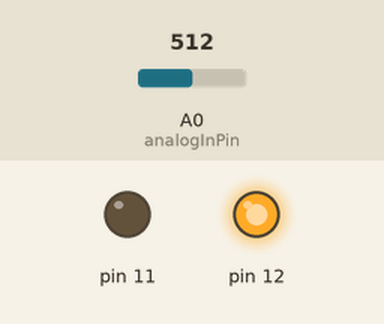
Bench run of a sketch on a simulated Arduino Uno, built with avr-gcc and run on an emulated ATmega328P. Shown: output pins drawn as LEDs (lit = HIGH). Dashed ring = blinking. The test bench sets the inputs (shaded band); at power-on: A0 (analogInPin) = 512.

Above: at 2.0 s.
2.1 s: A0 (analogInPin) set to 122
At 2.77 s:
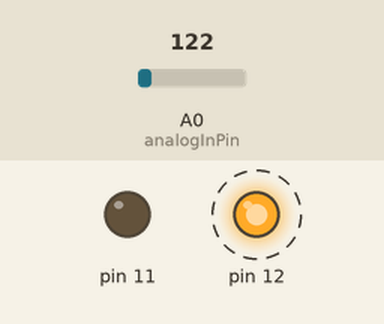
5.6 s: A0 (analogInPin) set to 0
At 5.77 s:
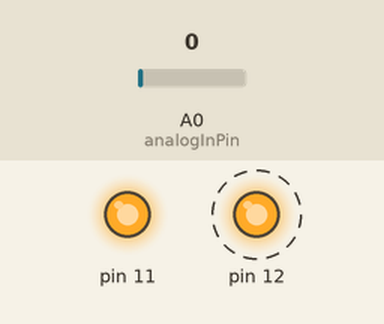
Timing chart, 0 to 15.1 s (numbered marks = the images above; inputs shaded):
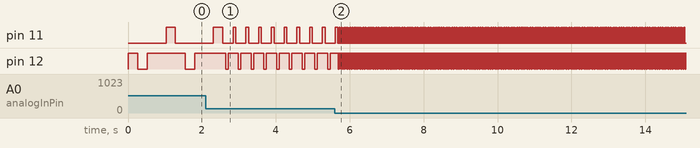

Measured:
- after the input at 2.1 s, pin 12: alternates HIGH for 0.28 s and LOW for 0.07 s, starting after 0.54 s
- after the input at 5.6 s, pin 12: alternates HIGH for 0.04 s and LOW for 0.01 s, starting after 0.09 s
- by itself, pin 11: repeats every 0.05 s: LOW 0.04 s, HIGH 0.01 s

The sketch:

StrobeLEDProject4.ino.ino
```cpp
/* @author Alejo Cain
 *  Date: 05-09-2021
 *  Time: 21:59
 *  Title: Strobe LED's */
const int analogInPin = A0; // analog pin connected to Potentiometer
int sensorValue = 0; // read value of potentiometer
int timer = 0; // assign value of timer to zero

// Assign digital pins 12 and 11 as outputs
void setup() {
  // put your setup code here, to run once:
  pinMode(12, OUTPUT);
  pinMode(11, OUTPUT);
}

// Start a loop to turn the LED's on and off with a delay
void loop() {
  // put your main code here, to run repeatedly:
  sensorValue = analogRead(analogInPin); // read value of Potentiometer
  timer = map(sensorValue, 0, 1012, 10, 500); // delay of 10 ms up to 500 ms

  digitalWrite(12, HIGH); //LED's turn on
  delay(timer);
  digitalWrite(12, LOW); // LED's turn off
  delay(timer);
  digitalWrite(12, HIGH);
  digitalWrite(11, LOW);
  delay(timer);
  digitalWrite(11, LOW);
  delay(timer);
  digitalWrite(11, HIGH);
  delay(timer);
  digitalWrite(11, LOW);
}
```
